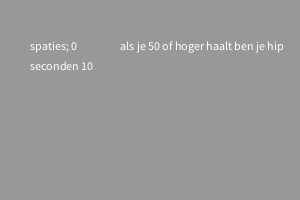
Frame 1 (no input)
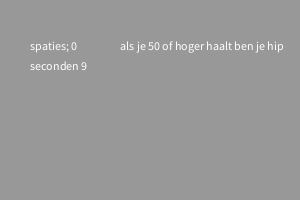
Frame 60 (the mouse pressed at the canvas centre just before this capture)
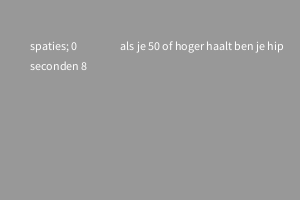
Frame 120 (the mouse held since frame 60 and released just before this capture)

The Processing sketch that drew these frames (run headless with seeded random() and noise(); from frame 60 on, the mouse is pressed at the canvas centre):

// Processing sketch: sketch_12_2_nieuw_nieuw
// ── sketch_12_2_nieuw_nieuw.pde
int seconden;
int amountleft;
float millistart = 0;
int aantalspaties = 0;
boolean racing = true;

void setup(){
  size(300,200);
}

void draw(){
  background(152,152,152);
  
  seconden = millis()/1000 -  int(millistart/1000);
  amountleft = 10 - seconden;
  if(seconden >= 10){
   racing = false; 
  }
    if(amountleft < 0){
    amountleft = 0;
      if(aantalspaties < 50){
    text("je hebt " + aantalspaties + " spaties kunnen klikken. kan beter", 30,90);
  }else{
    text("je hebt " + aantalspaties + " spaties kunnen klikken. nu ben je cool", 30,90);
  }
  }
  fill(255,255,255);
  text("spaties; " + aantalspaties, 30,50);
  text("seconden " + amountleft, 30,70);
  text("als je 50 of hoger haalt ben je hip",120,50);
}

void keyReleased(){
  if(keyCode == 32 && racing){
   aantalspaties++; 
  }
  if(keyCode == 82){
   millistart = millis();
   aantalspaties = 0;
  }


  
}
